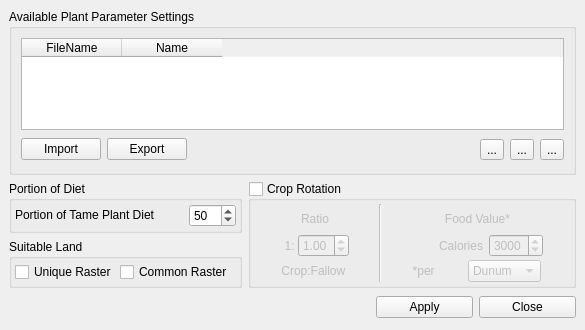
<ui version="4.0" >
 <class>LaPlantParameterManagerBase</class>
 <widget class="QWidget" name="LaPlantParameterManagerBase" >
  <property name="geometry" >
   <rect>
    <x>0</x>
    <y>0</y>
    <width>585</width>
    <height>330</height>
   </rect>
  </property>
  <property name="minimumSize" >
   <size>
    <width>0</width>
    <height>0</height>
   </size>
  </property>
  <property name="windowTitle" >
   <string>Plant Parameter Manager</string>
  </property>
  <layout class="QGridLayout" >
   <property name="margin" >
    <number>9</number>
   </property>
   <property name="spacing" >
    <number>6</number>
   </property>
   <item row="3" column="0" colspan="2" >
    <spacer>
     <property name="orientation" >
      <enum>Qt::Horizontal</enum>
     </property>
     <property name="sizeHint" >
      <size>
       <width>361</width>
       <height>27</height>
      </size>
     </property>
    </spacer>
   </item>
   <item row="0" column="0" colspan="4" >
    <widget class="QGroupBox" name="grpProfiles" >
     <property name="title" >
      <string>Available Plant Parameter Settings</string>
     </property>
     <layout class="QGridLayout" >
      <property name="margin" >
       <number>9</number>
      </property>
      <property name="spacing" >
       <number>6</number>
      </property>
      <item row="0" column="0" colspan="6" >
       <widget class="QTableWidget" name="tblPlantParameterProfiles" >
        <property name="whatsThis" >
         <string>Table of the currently available layersets</string>
        </property>
        <property name="alternatingRowColors" >
         <bool>true</bool>
        </property>
        <property name="selectionMode" >
         <enum>QAbstractItemView::SingleSelection</enum>
        </property>
        <property name="selectionBehavior" >
         <enum>QAbstractItemView::SelectRows</enum>
        </property>
        <column>
         <property name="text" >
          <string>FileName</string>
         </property>
        </column>
        <column>
         <property name="text" >
          <string>Name</string>
         </property>
        </column>
       </widget>
      </item>
      <item row="1" column="3" >
       <widget class="QToolButton" name="toolNew" >
        <property name="toolTip" >
         <string>New</string>
        </property>
        <property name="text" >
         <string>...</string>
        </property>
        <property name="icon" >
         <iconset resource="../resources/resources.qrc" >:/new.png</iconset>
        </property>
       </widget>
      </item>
      <item row="1" column="4" >
       <widget class="QToolButton" name="toolCopy" >
        <property name="toolTip" >
         <string>Clone</string>
        </property>
        <property name="text" >
         <string>...</string>
        </property>
        <property name="icon" >
         <iconset resource="../resources/resources.qrc" >:/copy.png</iconset>
        </property>
       </widget>
      </item>
      <item row="1" column="5" >
       <widget class="QToolButton" name="toolDelete" >
        <property name="toolTip" >
         <string>Delete</string>
        </property>
        <property name="text" >
         <string>...</string>
        </property>
        <property name="icon" >
         <iconset resource="../resources/resources.qrc" >:/delete.png</iconset>
        </property>
       </widget>
      </item>
      <item row="1" column="0" >
       <widget class="QPushButton" name="pbnImport" >
        <property name="minimumSize" >
         <size>
          <width>80</width>
          <height>0</height>
         </size>
        </property>
        <property name="text" >
         <string>Import</string>
        </property>
       </widget>
      </item>
      <item row="1" column="1" >
       <widget class="QPushButton" name="pbnExport" >
        <property name="minimumSize" >
         <size>
          <width>80</width>
          <height>0</height>
         </size>
        </property>
        <property name="text" >
         <string>Export</string>
        </property>
       </widget>
      </item>
      <item row="1" column="2" >
       <spacer>
        <property name="orientation" >
         <enum>Qt::Horizontal</enum>
        </property>
        <property name="sizeHint" >
         <size>
          <width>71</width>
          <height>27</height>
         </size>
        </property>
       </spacer>
      </item>
     </layout>
    </widget>
   </item>
   <item row="1" column="0" >
    <widget class="QGroupBox" name="groupBoxPortionOfDiet" >
     <property name="title" >
      <string>Portion of Diet</string>
     </property>
     <layout class="QGridLayout" >
      <property name="margin" >
       <number>3</number>
      </property>
      <property name="spacing" >
       <number>3</number>
      </property>
      <item row="0" column="0" >
       <widget class="QLabel" name="labelPortionDiet" >
        <property name="sizePolicy" >
         <sizepolicy>
          <hsizetype>1</hsizetype>
          <vsizetype>4</vsizetype>
          <horstretch>0</horstretch>
          <verstretch>0</verstretch>
         </sizepolicy>
        </property>
        <property name="frameShape" >
         <enum>QFrame::NoFrame</enum>
        </property>
        <property name="text" >
         <string>Portion of Tame Plant Diet</string>
        </property>
        <property name="alignment" >
         <set>Qt::AlignBottom|Qt::AlignLeading|Qt::AlignLeft</set>
        </property>
       </widget>
      </item>
      <item row="0" column="1" >
       <widget class="QSpinBox" name="spinBoxPercentOfTamePlant" >
        <property name="sizePolicy" >
         <sizepolicy>
          <hsizetype>0</hsizetype>
          <vsizetype>0</vsizetype>
          <horstretch>0</horstretch>
          <verstretch>0</verstretch>
         </sizepolicy>
        </property>
        <property name="toolTip" >
         <string>&lt;html>&lt;head>&lt;meta name="qrichtext" content="1" />&lt;style type="text/css">
p, li { white-space: pre-wrap; }
&lt;/style>&lt;/head>&lt;body style=" font-family:'Sans Serif'; font-size:9pt; font-weight:400; font-style:normal; text-decoration:none;">
&lt;p style=" margin-top:0px; margin-bottom:0px; margin-left:0px; margin-right:0px; -qt-block-indent:0; text-indent:0px;">Pigs contiribute this percent towards the tame meat portion of the diet&lt;/p>&lt;/body>&lt;/html></string>
        </property>
        <property name="maximum" >
         <number>100</number>
        </property>
        <property name="value" >
         <number>50</number>
        </property>
       </widget>
      </item>
     </layout>
    </widget>
   </item>
   <item row="2" column="0" >
    <widget class="QGroupBox" name="groupBoxSuitableLand" >
     <property name="sizePolicy" >
      <sizepolicy>
       <hsizetype>5</hsizetype>
       <vsizetype>5</vsizetype>
       <horstretch>0</horstretch>
       <verstretch>0</verstretch>
      </sizepolicy>
     </property>
     <property name="minimumSize" >
      <size>
       <width>115</width>
       <height>0</height>
      </size>
     </property>
     <property name="title" >
      <string>Suitable Land</string>
     </property>
     <layout class="QGridLayout" >
      <property name="margin" >
       <number>3</number>
      </property>
      <property name="spacing" >
       <number>3</number>
      </property>
      <item row="0" column="1" >
       <widget class="QCheckBox" name="checkBoxCommonRaster" >
        <property name="sizePolicy" >
         <sizepolicy>
          <hsizetype>0</hsizetype>
          <vsizetype>0</vsizetype>
          <horstretch>0</horstretch>
          <verstretch>0</verstretch>
         </sizepolicy>
        </property>
        <property name="toolTip" >
         <string>binary raster named: pigmask</string>
        </property>
        <property name="text" >
         <string>Common Raster </string>
        </property>
       </widget>
      </item>
      <item row="0" column="0" >
       <widget class="QCheckBox" name="checkBoxUniqueRaster" >
        <property name="sizePolicy" >
         <sizepolicy>
          <hsizetype>0</hsizetype>
          <vsizetype>0</vsizetype>
          <horstretch>0</horstretch>
          <verstretch>0</verstretch>
         </sizepolicy>
        </property>
        <property name="toolTip" >
         <string>binary raster named: pigmask</string>
        </property>
        <property name="text" >
         <string>Unique Raster</string>
        </property>
       </widget>
      </item>
     </layout>
    </widget>
   </item>
   <item rowspan="2" row="1" column="1" colspan="3" >
    <widget class="QGroupBox" name="groupBoxFallowUse" >
     <property name="sizePolicy" >
      <sizepolicy>
       <hsizetype>5</hsizetype>
       <vsizetype>5</vsizetype>
       <horstretch>0</horstretch>
       <verstretch>0</verstretch>
      </sizepolicy>
     </property>
     <property name="minimumSize" >
      <size>
       <width>227</width>
       <height>100</height>
      </size>
     </property>
     <property name="cursor" >
      <cursor>0</cursor>
     </property>
     <property name="whatsThis" >
      <string>Select Fodder if you believe the animals were fed grain to supplement their grazing.  You will then have to select how many kg of the selected grain you believe they fed each animal either every day, week, or month.</string>
     </property>
     <property name="title" >
      <string>Crop Rotation</string>
     </property>
     <property name="checkable" >
      <bool>true</bool>
     </property>
     <property name="checked" >
      <bool>false</bool>
     </property>
     <layout class="QGridLayout" >
      <property name="margin" >
       <number>3</number>
      </property>
      <property name="spacing" >
       <number>3</number>
      </property>
      <item row="0" column="0" >
       <layout class="QGridLayout" >
        <property name="margin" >
         <number>0</number>
        </property>
        <property name="spacing" >
         <number>0</number>
        </property>
        <item row="1" column="1" >
         <widget class="QDoubleSpinBox" name="spinBoxFallowRatio" >
          <property name="toolTip" >
           <string>&lt;html>&lt;head>&lt;meta name="qrichtext" content="1" />&lt;style type="text/css">
p, li { white-space: pre-wrap; }
&lt;/style>&lt;/head>&lt;body style=" font-family:'Sans Serif'; font-size:9pt; font-weight:400; font-style:normal; text-decoration:none;">
&lt;p style=" margin-top:0px; margin-bottom:0px; margin-left:0px; margin-right:0px; -qt-block-indent:0; text-indent:0px;">Fallow&lt;/p>&lt;/body>&lt;/html></string>
          </property>
          <property name="maximum" >
           <double>5.000000000000000</double>
          </property>
          <property name="singleStep" >
           <double>0.250000000000000</double>
          </property>
          <property name="value" >
           <double>1.000000000000000</double>
          </property>
         </widget>
        </item>
        <item row="0" column="0" colspan="2" >
         <widget class="QLabel" name="labelFallow1" >
          <property name="sizePolicy" >
           <sizepolicy>
            <hsizetype>1</hsizetype>
            <vsizetype>5</vsizetype>
            <horstretch>0</horstretch>
            <verstretch>0</verstretch>
           </sizepolicy>
          </property>
          <property name="toolTip" >
           <string>&lt;html>&lt;head>&lt;meta name="qrichtext" content="1" />&lt;style type="text/css">
p, li { white-space: pre-wrap; }
&lt;/style>&lt;/head>&lt;body style=" font-family:'Sans Serif'; font-size:9pt; font-weight:400; font-style:normal; text-decoration:none;">
&lt;p style=" margin-top:0px; margin-bottom:0px; margin-left:0px; margin-right:0px; -qt-block-indent:0; text-indent:0px;">A value of 1:1 is default, and means that half the land is fallow, half is crop.  If there is a crop rotation so that it is only fallow every 3rd year, you could use a ratio of 2:1.  If they cropped continuously, the ratio would be 1:0.&lt;/p>&lt;/body>&lt;/html></string>
          </property>
          <property name="text" >
           <string>Ratio</string>
          </property>
          <property name="alignment" >
           <set>Qt::AlignCenter</set>
          </property>
         </widget>
        </item>
        <item row="1" column="0" >
         <widget class="QLabel" name="labelFallow3" >
          <property name="layoutDirection" >
           <enum>Qt::LeftToRight</enum>
          </property>
          <property name="text" >
           <string> 1: </string>
          </property>
          <property name="alignment" >
           <set>Qt::AlignRight|Qt::AlignTrailing|Qt::AlignVCenter</set>
          </property>
         </widget>
        </item>
       </layout>
      </item>
      <item row="1" column="0" >
       <widget class="QLabel" name="labelFallow5" >
        <property name="sizePolicy" >
         <sizepolicy>
          <hsizetype>0</hsizetype>
          <vsizetype>5</vsizetype>
          <horstretch>0</horstretch>
          <verstretch>0</verstretch>
         </sizepolicy>
        </property>
        <property name="toolTip" >
         <string>&lt;html>&lt;head>&lt;meta name="qrichtext" content="1" />&lt;style type="text/css">
p, li { white-space: pre-wrap; }
&lt;/style>&lt;/head>&lt;body style=" font-family:'Sans Serif'; font-size:9pt; font-weight:400; font-style:normal; text-decoration:none;">
&lt;p style=" margin-top:0px; margin-bottom:0px; margin-left:0px; margin-right:0px; -qt-block-indent:0; text-indent:0px;">A value of 1:1 is default, and means that half the land is fallow, half is crop.  If there is a crop rotation so that it is only fallow every 3rd year, you could use a ratio of 2:1.  If they cropped continuously, the ratio would be 1:0.&lt;/p>&lt;/body>&lt;/html></string>
        </property>
        <property name="text" >
         <string>Crop:Fallow </string>
        </property>
        <property name="alignment" >
         <set>Qt::AlignCenter</set>
        </property>
       </widget>
      </item>
      <item row="0" column="2" colspan="2" >
       <layout class="QVBoxLayout" >
        <property name="margin" >
         <number>0</number>
        </property>
        <property name="spacing" >
         <number>0</number>
        </property>
        <item>
         <widget class="QLabel" name="labelFallow2" >
          <property name="text" >
           <string>Food Value*</string>
          </property>
          <property name="alignment" >
           <set>Qt::AlignCenter</set>
          </property>
         </widget>
        </item>
        <item>
         <layout class="QHBoxLayout" >
          <property name="margin" >
           <number>0</number>
          </property>
          <property name="spacing" >
           <number>6</number>
          </property>
          <item>
           <widget class="QLabel" name="labelFallow4" >
            <property name="sizePolicy" >
             <sizepolicy>
              <hsizetype>1</hsizetype>
              <vsizetype>5</vsizetype>
              <horstretch>0</horstretch>
              <verstretch>0</verstretch>
             </sizepolicy>
            </property>
            <property name="text" >
             <string>Calories</string>
            </property>
            <property name="alignment" >
             <set>Qt::AlignRight|Qt::AlignTrailing|Qt::AlignVCenter</set>
            </property>
           </widget>
          </item>
          <item>
           <widget class="QSpinBox" name="spinBoxFallowFoodValueToGrazers" >
            <property name="sizePolicy" >
             <sizepolicy>
              <hsizetype>0</hsizetype>
              <vsizetype>0</vsizetype>
              <horstretch>0</horstretch>
              <verstretch>0</verstretch>
             </sizepolicy>
            </property>
            <property name="maximum" >
             <number>5000</number>
            </property>
            <property name="minimum" >
             <number>1</number>
            </property>
            <property name="value" >
             <number>3000</number>
            </property>
           </widget>
          </item>
         </layout>
        </item>
       </layout>
      </item>
      <item row="1" column="3" >
       <widget class="QComboBox" name="comboBoxAreaUnits" >
        <property name="sizePolicy" >
         <sizepolicy>
          <hsizetype>4</hsizetype>
          <vsizetype>0</vsizetype>
          <horstretch>0</horstretch>
          <verstretch>0</verstretch>
         </sizepolicy>
        </property>
        <property name="toolTip" >
         <string>&lt;html>&lt;head>&lt;meta name="qrichtext" content="1" />&lt;style type="text/css">
p, li { white-space: pre-wrap; }
&lt;/style>&lt;/head>&lt;body style=" font-family:'Sans Serif'; font-size:9pt; font-weight:400; font-style:normal; text-decoration:none;">
&lt;p style=" margin-top:0px; margin-bottom:0px; margin-left:0px; margin-right:0px; -qt-block-indent:0; text-indent:0px;">1 dunum = 1000 square meters&lt;/p>
&lt;p style=" margin-top:0px; margin-bottom:0px; margin-left:0px; margin-right:0px; -qt-block-indent:0; text-indent:0px;">1 hectare = 10,000 square meters&lt;/p>&lt;/body>&lt;/html></string>
        </property>
        <item>
         <property name="text" >
          <string>Dunum</string>
         </property>
        </item>
        <item>
         <property name="text" >
          <string>Hectare</string>
         </property>
        </item>
       </widget>
      </item>
      <item row="1" column="2" >
       <widget class="QLabel" name="labelFallow6" >
        <property name="sizePolicy" >
         <sizepolicy>
          <hsizetype>4</hsizetype>
          <vsizetype>5</vsizetype>
          <horstretch>0</horstretch>
          <verstretch>0</verstretch>
         </sizepolicy>
        </property>
        <property name="toolTip" >
         <string>&lt;html>&lt;head>&lt;meta name="qrichtext" content="1" />&lt;style type="text/css">
p, li { white-space: pre-wrap; }
&lt;/style>&lt;/head>&lt;body style=" font-family:'Sans Serif'; font-size:9pt; font-weight:400; font-style:normal; text-decoration:none;">
&lt;p style=" margin-top:0px; margin-bottom:0px; margin-left:0px; margin-right:0px; -qt-block-indent:0; text-indent:0px;">Weeks from birth to kill weight&lt;/p>&lt;/body>&lt;/html></string>
        </property>
        <property name="text" >
         <string>*per </string>
        </property>
        <property name="textFormat" >
         <enum>Qt::AutoText</enum>
        </property>
        <property name="alignment" >
         <set>Qt::AlignRight|Qt::AlignTrailing|Qt::AlignVCenter</set>
        </property>
        <property name="wordWrap" >
         <bool>false</bool>
        </property>
       </widget>
      </item>
      <item rowspan="2" row="0" column="1" >
       <widget class="Line" name="line" >
        <property name="orientation" >
         <enum>Qt::Vertical</enum>
        </property>
       </widget>
      </item>
     </layout>
    </widget>
   </item>
   <item row="3" column="3" >
    <widget class="QPushButton" name="pbnClose" >
     <property name="sizePolicy" >
      <sizepolicy>
       <hsizetype>5</hsizetype>
       <vsizetype>0</vsizetype>
       <horstretch>0</horstretch>
       <verstretch>0</verstretch>
      </sizepolicy>
     </property>
     <property name="text" >
      <string>Close</string>
     </property>
    </widget>
   </item>
   <item row="3" column="2" >
    <widget class="QPushButton" name="pbnApply" >
     <property name="sizePolicy" >
      <sizepolicy>
       <hsizetype>5</hsizetype>
       <vsizetype>0</vsizetype>
       <horstretch>0</horstretch>
       <verstretch>0</verstretch>
      </sizepolicy>
     </property>
     <property name="text" >
      <string>Apply</string>
     </property>
    </widget>
   </item>
  </layout>
 </widget>
 <resources/>
 <connections>
  <connection>
   <sender>pbnClose</sender>
   <signal>pressed()</signal>
   <receiver>LaPlantParameterManagerBase</receiver>
   <slot>close()</slot>
   <hints>
    <hint type="sourcelabel" >
     <x>207</x>
     <y>274</y>
    </hint>
    <hint type="destinationlabel" >
     <x>252</x>
     <y>257</y>
    </hint>
   </hints>
  </connection>
 </connections>
</ui>
